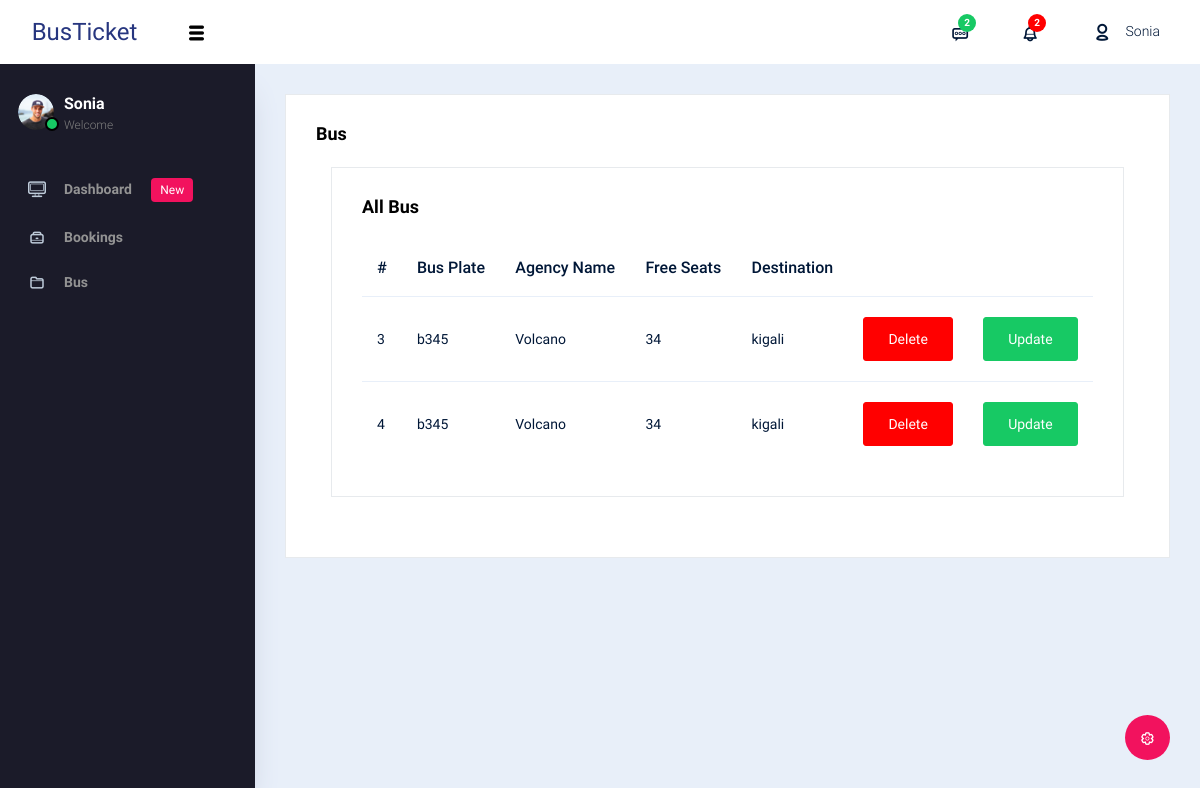
The app's page /Agency/allbus.php (signed in) with its own data.
### tables this page shows
CREATE TABLE `bus` (
  `bus_id` int(255) NOT NULL,
  `bus_plate` varchar(255) NOT NULL,
  `agency_id` int(255) DEFAULT NULL,
  `free_seats` varchar(255) NOT NULL,
  `destination` varchar(255) NOT NULL
);

CREATE TABLE `agency` (
  `agency_id` int(255) NOT NULL,
  `agency_name` varchar(255) NOT NULL,
  `email` varchar(255) NOT NULL,
  `phone` varchar(255) NOT NULL,
  `location` varchar(255) NOT NULL
);

### Agency/allbus.php (the view, shortened to what this page needs)
<?php
include 'navbar.php';
?>
        <div class="main-panel">
          <div class="content-wrapper">
            <div class="row">
            <div class="col-lg-12 grid-margin stretch-card">
              <div class="card">
                <div class="card-body">
                  <h4 class="card-title"> Bus</h4>
                  <div class="col-md-12 grid-margin stretch-card">
              <div class="card">
                <div class="card-body">
                  <h4 class="card-title">All Bus</h4>
                  <table class="table datatable">
                <thead>
                  <tr>
                    <th scope="col">#</th>
                    <th scope="col">Bus Plate</th>
                    <th scope="col">Agency Name</th>
                    <th scope="col">Free Seats</th>
                    <th scope="col">Destination</th>
                  </tr>
                </thead>
                <tbody>
                <?php
                        $quer=mysqli_query($conn,"SELECT * FROM bus ");
                        while ($row=mysqli_fetch_array($quer)){
                        ?>
                        <tr>
                          <td><?php echo $row['bus_id'] ; ?></td>
                          <td><?php echo $row['bus_plate'] ; ?></td>
                          <td><?php
                                          $agencyid=$row['agency_id'];
                                          $quertwo=mysqli_query($conn,"SELECT * FROM agency WHERE agency_id=$agencyid");
                                          $rowtwo=mysqli_fetch_array($quertwo);
                                         echo  $rowtwo['agency_name'] ;
                                                    ?></td>
                          <td><?php echo $row['free_seats'] ; ?></td>
                          <td><?php echo $row['destination'] ; ?></td>
                          <td><a class="btn btn-danger"  href="delete.php?delbus=<?php echo $row['bus_id']; ?> " onclick="return confirm('are you sure! you want to delete')" id="red">Delete</a></td>
                          <td><a class="btn btn-success"  href="busupdate.php?updatebus=<?php echo $row['bus_id']; ?>"  id="red">Update</a></td>
                        </tr>
                        <?php
                        }
                        ?>
                </tbody>
              </table>
                </div>
              </div>
            </div>
                </div>
              </div>
            </div>
            </div>
          </div>
        </div>
      </div>
    </div>
  </body>
</html>

### records on screen
bus: bus_id "3", bus_plate "b345", agency.agency_name "Volcano", free_seats "34", destination "kigali"
bus: bus_id "4", bus_plate "b345", agency.agency_name "Volcano", free_seats "34", destination "kigali"

### other values on screen
$admin_firstname "Sonia"
